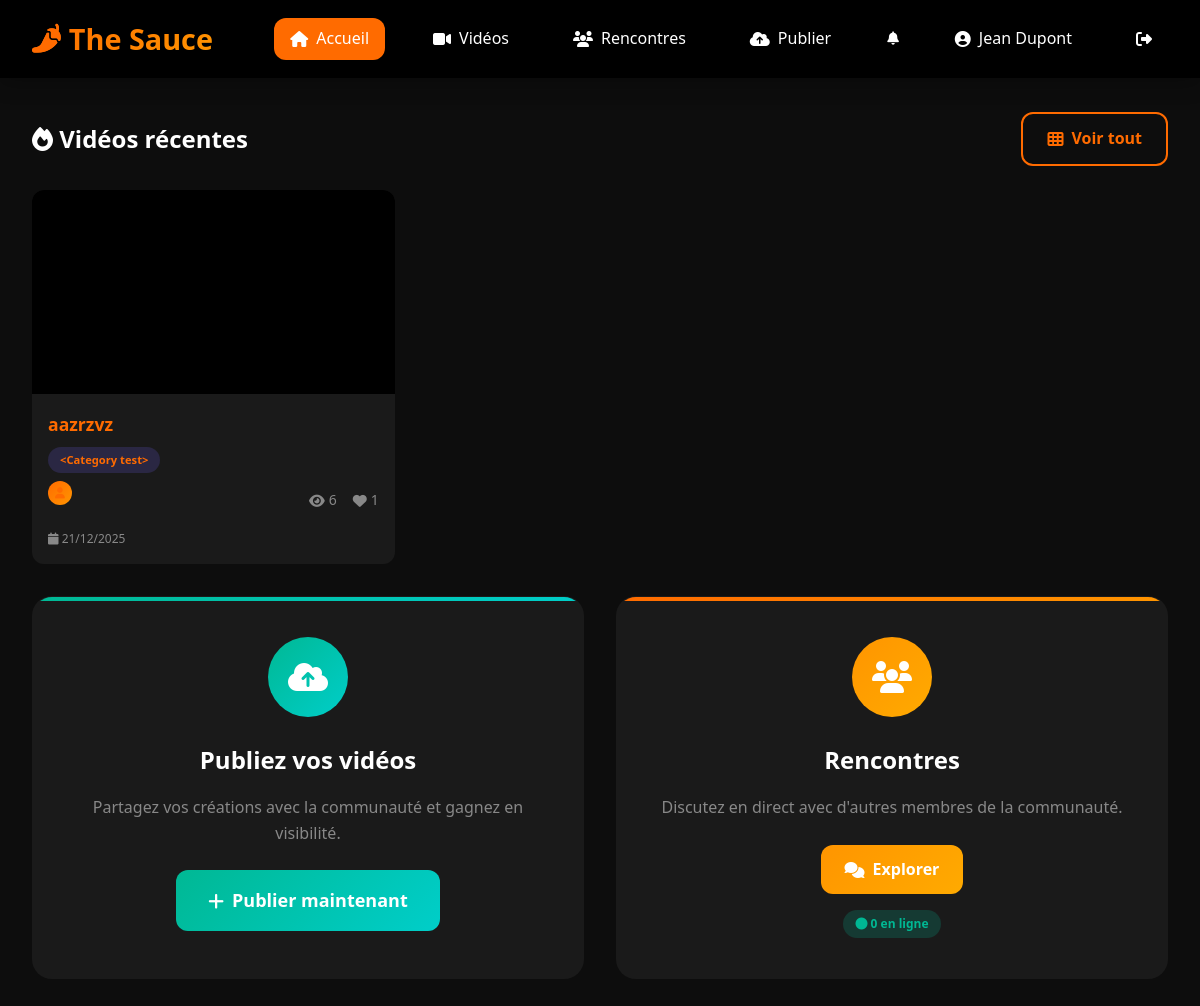
/ (signed in), run on the app's committed database.
### simple_video_chat/models.py (models this page shows, shortened)
class User(db.Model):
    __tablename__ = "users"
    id = db.Column(db.Integer, primary_key=True)
    username = db.Column(db.String(50), unique=True, nullable=False, index=True)
    email = db.Column(db.String(120), unique=True, nullable=False)
    password_hash = db.Column(db.String(256), nullable=False)
    fullname = db.Column(db.String(100), nullable=False)
    bio = db.Column(db.Text, default="")
    avatar = db.Column(db.String(256), nullable=True)
    role = db.Column(db.String(20), default="user")  # 'user' ou 'admin'
    is_active = db.Column(db.Boolean, default=True)
    telegram_chat_id = db.Column(
        db.String(50), nullable=True
    )  # Pour recevoir les photos
    created_at = db.Column(db.DateTime, default=datetime.utcnow)
    updated_at = db.Column(
        db.DateTime, default=datetime.utcnow, onupdate=datetime.utcnow
    )
    publications = db.relationship(
        "Publication", backref="author", lazy="dynamic", cascade="all, delete-orphan"
    )
    sent_messages = db.relationship(
        "Message",
        foreign_keys="Message.sender_id",
        backref="sender",
        lazy="dynamic",
        cascade="all, delete-orphan",
    )
    received_messages = db.relationship(
        "Message",
        foreign_keys="Message.receiver_id",
        backref="receiver",
        lazy="dynamic",
        cascade="all, delete-orphan",
    )

class Publication(db.Model):
    __tablename__ = "publications"
    id = db.Column(db.Integer, primary_key=True)
    title = db.Column(db.String(100), nullable=False)
    description = db.Column(db.Text, default="")
    filename = db.Column(db.String(256), nullable=False)
    thumbnail = db.Column(db.String(256), nullable=True)
    status = db.Column(
        db.String(20), default="pending"
    )  # 'pending', 'approved', 'rejected'
    views = db.Column(db.Integer, default=0)
    likes = db.Column(db.Integer, default=0)
    duration = db.Column(db.Integer, default=0)  # Durée en secondes
    created_at = db.Column(db.DateTime, default=datetime.utcnow)
    updated_at = db.Column(
        db.DateTime, default=datetime.utcnow, onupdate=datetime.utcnow
    )
    user_id = db.Column(db.Integer, db.ForeignKey("users.id"), nullable=False)
    category_id = db.Column(db.Integer, db.ForeignKey("categories.id"), nullable=True)

class Category(db.Model):
    __tablename__ = "categories"
    id = db.Column(db.Integer, primary_key=True)
    name = db.Column(db.String(50), unique=True, nullable=False)
    description = db.Column(db.String(200), default="")
    order = db.Column(db.Integer, default=0)
    created_at = db.Column(db.DateTime, default=datetime.utcnow)
    publications = db.relationship("Publication", backref="category", lazy="dynamic")
    def __repr__(self):
        return f"<Category {self.name}>"

### simple_video_chat/app.py (the view)
@app.route("/")
def index():
    recent_publications = (
        Publication.query.filter_by(status="approved")
        .order_by(Publication.created_at.desc())
        .limit(8)
        .all()
    )
    return render_template(
        "index.html",
        online_users=online_users,
        recent_publications=recent_publications,
    )

### simple_video_chat/app.py (called while the page is built)
def get_current_user():
    if "user_id" in session:
        return User.query.get(session["user_id"])
    return None

@app.context_processor
def inject_user():
    return {"current_user": get_current_user()}

### simple_video_chat/templates/index.html (shortened to what this page needs)
{% extends "base.html" %}  {% block content %}
<section>
    <div class="d-flex justify-between align-center mb-3">
        <h2>
            <i class="fas fa-fire"></i>
            Vidéos récentes
        </h2>
        <a href="{{ url_for('publications') }}" class="btn btn-outline">
            <i class="fas fa-th"></i> Voir tout
        </a>
    </div>
    {% if recent_publications %}
    <div class="videos-grid">
        {% for pub in recent_publications %}
        <div class="video-card">
            <a href="{{ url_for('watch', pub_id=pub.id) }}">
                <div class="video-thumbnail">
                    <video preload="metadata" muted>
                        <source
                            src="{{ url_for('static', filename='uploads/' + pub.filename) }}#t=0.5"
                            type="video/mp4"
                        />
                    </video>
                </div>
            </a>
            <div class="video-info">
                <a href="{{ url_for('watch', pub_id=pub.id) }}">
                    <h3 class="video-title">{{ pub.title }}</h3>
                </a>
                {% if pub.category %}
                <span
                    class="badge badge-primary"
                    style="font-size: 0.7rem; margin-bottom: 0.5rem"
                >
                    {{ pub.category }}
                </span>
                {% endif %}
                <div class="video-meta">
                    <a
                        href="{{ url_for('view_user', username=pub.username) }}"
                        class="video-author"
                    >
                        <div
                            class="user-avatar-placeholder"
                            style="width: 24px; height: 24px; font-size: 0.7rem"
                        >
                            <i class="fas fa-user"></i>
                        </div>
                    </a>
                    <div class="video-stats">
                        <span title="Vues">
                            <i class="fas fa-eye"></i>
                            {{ pub.views }}
                        </span>
                        <span title="J'aime">
                            <i class="fas fa-heart"></i>
                            {{ pub.likes }}
                        </span>
                    </div>
                </div>
                <p class="text-muted mt-1" style="font-size: 0.75rem">
                    <i class="fas fa-calendar"></i>
                    {{ pub.created_at.strftime('%d/%m/%Y') }}
                </p>
            </div>
        </div>
        {% endfor %}
    </div>
    {% endif %}
</section>
<section class="mt-4">
    <div class="features-grid">
        <div class="feature-card success">
            <div class="feature-icon">
                <i class="fas fa-cloud-upload-alt"></i>
            </div>
            <h3>Publiez vos vidéos</h3>
            <p>
                Partagez vos créations avec la communauté et gagnez en
                visibilité.
            </p>
            {% if session.get('username') %}
            <a href="{{ url_for('upload') }}" class="btn btn-success btn-lg">
                <i class="fas fa-plus"></i>
                Publier maintenant
            </a>
            {% else %}
            <a href="{{ url_for('login') }}" class="btn btn-success btn-lg">
                <i class="fas fa-sign-in-alt"></i>
                Connectez-vous pour publier
            </a>
            {% endif %}
        </div>
        <div class="feature-card">
            <div
                class="feature-icon"
                style="background: var(--gradient-accent)"
            >
                <i class="fas fa-users"></i>
            </div>
            <h3>Rencontres</h3>
            <p>Discutez en direct avec d'autres membres de la communauté.</p>
            {% if session.get('username') %}
            <a href="{{ url_for('rencontres') }}" class="btn btn-accent">
                <i class="fas fa-comments"></i>
                Explorer
            </a>
            <div class="mt-2">
                <span class="badge badge-success">
                    <i class="fas fa-circle"></i> {{ online_users|length }} en
                    ligne
                </span>
            </div>
            {% else %}
            <a href="{{ url_for('login') }}" class="btn btn-outline">
                <i class="fas fa-sign-in-alt"></i>
                Connectez-vous pour accéder
            </a>
            {% endif %}
        </div>
    </div>
</section>
 {% endblock %}

### simple_video_chat/templates/base.html (shortened to what this page needs)
<!doctype html>
<html lang="fr">
    <head>
        <link
            rel="stylesheet"
            href="{{ url_for('static', filename='css/style.css') }}"
        />
        <link
            rel="stylesheet"
            href="https://cdnjs.cloudflare.com/ajax/libs/font-awesome/6.4.0/css/all.min.css"
        />
    </head>
    <body>
        <nav class="navbar">
            <a href="{{ url_for('index') }}" class="navbar-brand">
                <i class="fas fa-pepper-hot"></i>
                The Sauce
            </a>
            <ul class="navbar-nav">
                <li>
                    <a
                        href="{{ url_for('index') }}"
                        class="nav-link {% if request.endpoint == 'index' %}active{% endif %}"
                    >
                        <i class="fas fa-home"></i>
                        <span>Accueil</span>
                    </a>
                </li>
                <li>
                    <a
                        href="{{ url_for('publications') }}"
                        class="nav-link {% if request.endpoint == 'publications' %}active{% endif %}"
                    >
                        <i class="fas fa-video"></i>
                        <span>Vidéos</span>
                    </a>
                </li>
                {% if session.get('username') %}
                <li>
                    <a
                        href="{{ url_for('rencontres') }}"
                        class="nav-link {% if request.endpoint == 'rencontres' %}active{% endif %}"
                    >
                        <i class="fas fa-users"></i>
                        <span>Rencontres</span>
                    </a>
                </li>
                {% endif %} {% if session.get('username') %}
                <li>
                    <a
                        href="{{ url_for('upload') }}"
                        class="nav-link {% if request.endpoint == 'upload' %}active{% endif %}"
                    >
                        <i class="fas fa-cloud-upload-alt"></i>
                        <span>Publier</span>
                    </a>
                </li>
                <li class="nav-notifications">
                    <div class="notification-dropdown">
                        <button
                            class="nav-link notification-btn"
                            onclick="toggleNotifications()"
                        >
                            <i class="fas fa-bell"></i>
                        </button>
                    </div>
                </li>
                <li class="nav-user">
                    <a href="{{ url_for('profile') }}" class="nav-link">
                        <i class="fas fa-user-circle"></i>
                        <span
                            >{{ session.get('fullname', session.get('username'))
                            }}</span
                        >
                    </a>
                </li>
                <li>
                    <a href="{{ url_for('logout') }}" class="nav-link">
                        <i class="fas fa-sign-out-alt"></i>
                    </a>
                </li>
                {% endif %}
            </ul>
        </nav>
        <main class="main-container">
             {% block content %}{%
            endblock %}
        </main>
    </body>
</html>

### simple_video_chat/templates/base.html (style rules this page uses)
.nav-notifications { position: relative; }
.notification-dropdown { position: relative; }
.notification-btn { position: relative; background: none; border: none; cursor: pointer; padding: 0.5rem; }

### data on the page
User: get "Jean Dupont"
Publication: title "aazrzvz", category "<Category test>", views "6", likes "1", created_at "21/12/2025"

### other printed values
{{ online_users|length }} "0"
